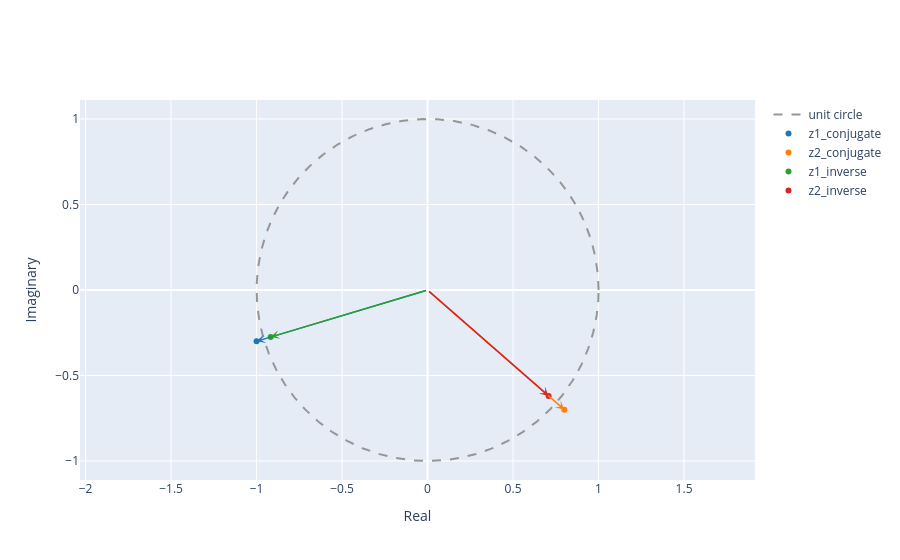

Here is the notebook cell this chart was saved with:
### Markdown cell above
1.2. Compute the conjugate z* and the inverse 1/z for both $z_1$ and $z_2$ and plot the results as vectors in the complex plane.

### Code cell
z1_conjugate = np.conj(z1)
z2_conjugate = np.conj(z2)

z1_inverse = 1/z1
z2_inverse = 1/z2

plot_complex([z1_conjugate, z2_conjugate, z1_inverse, z2_inverse], name=['z1_conjugate', 'z2_conjugate', 'z1_inverse', 'z2_inverse'])

### Figure 1 — Plotly figure (JSON) as saved in the notebook; plotly's stock layout.template omitted (floating-point values rounded to 4 significant figures; data arrays with more than 128 entries replaced by an {"elided": "..."} marker saying what was removed)
{"data": [{"line": {"color": "rgb(150,150,150)", "dash": "dash", "shape": "linear"}, "mode": "lines", "name": "unit circle", "type": "scatter", "x": {"elided": "1000 float values"}, "y": {"elided": "1000 float values"}}, {"marker": {"color": "#1f77b4"}, "mode": "markers", "name": "z1_conjugate", "type": "scatter", "x": [-1], "y": [-0.3]}, {"marker": {"color": "#ff7f0e"}, "mode": "markers", "name": "z2_conjugate", "type": "scatter", "x": [0.8], "y": [-0.7]}, {"marker": {"color": "#2ca02c"}, "mode": "markers", "name": "z1_inverse", "type": "scatter", "x": [-0.9174], "y": [-0.2752]}, {"marker": {"color": "#d62728"}, "mode": "markers", "name": "z2_inverse", "type": "scatter", "x": [0.708], "y": [-0.6195]}], "layout": {"annotations": [{"arrowcolor": "#1f77b4", "arrowhead": 3, "arrowwidth": 1.5, "ax": 0, "axref": "x", "ay": 0, "ayref": "y", "showarrow": true, "text": "", "x": -1, "y": -0.3}, {"arrowcolor": "#ff7f0e", "arrowhead": 3, "arrowwidth": 1.5, "ax": 0, "axref": "x", "ay": 0, "ayref": "y", "showarrow": true, "text": "", "x": 0.8, "y": -0.7}, {"arrowcolor": "#2ca02c", "arrowhead": 3, "arrowwidth": 1.5, "ax": 0, "axref": "x", "ay": 0, "ayref": "y", "showarrow": true, "text": "", "x": -0.9174, "y": -0.2752}, {"arrowcolor": "#d62728", "arrowhead": 3, "arrowwidth": 1.5, "ax": 0, "axref": "x", "ay": 0, "ayref": "y", "showarrow": true, "text": "", "x": 0.708, "y": -0.6195}], "xaxis": {"title": {"text": "Real"}}, "yaxis": {"scaleanchor": "x", "scaleratio": 1, "title": {"text": "Imaginary"}}}}
